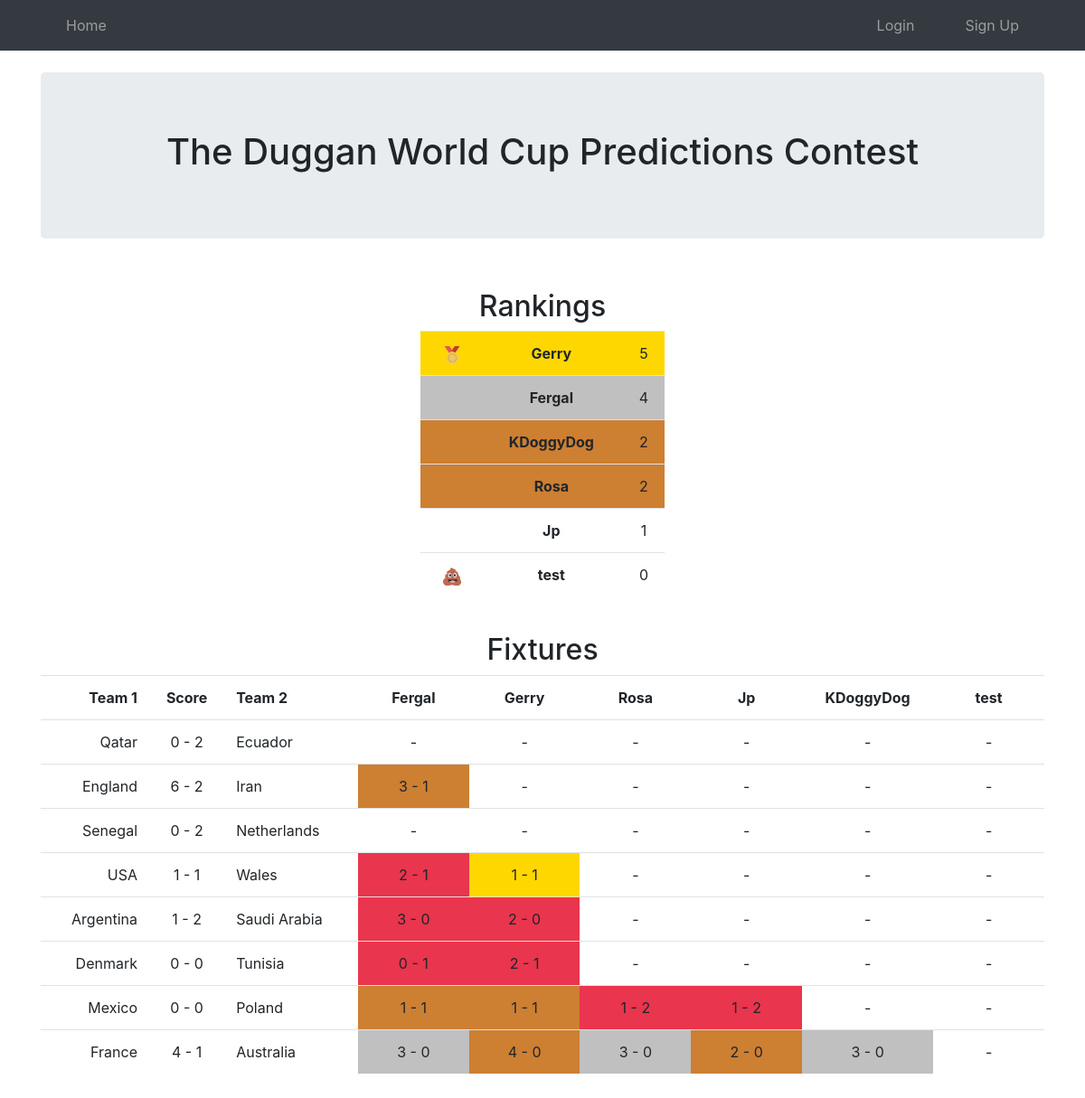
The page / on the database its author committed.
### src/models.py (models this page shows, shortened)
class User(UserMixin, db.Model):
    __tablename__ = "user"
    id: Mapped[int] = mapped_column(Integer, primary_key=True)
    username: Mapped[str] = mapped_column(String(100), unique=True, nullable=False)
    password: Mapped[str] = mapped_column(String(100), nullable=False)
    score: Mapped[int] = mapped_column(Integer, nullable=False, default=0)
    predictions: Mapped[list[Prediction]] = cast(Any, relationship(back_populates="user"))

class Fixture(db.Model):
    __tablename__ = "fixture"
    id: Mapped[int] = mapped_column(Integer, primary_key=True)
    team1: Mapped[str] = mapped_column(String(100), nullable=False)
    team2: Mapped[str] = mapped_column(String(100), nullable=False)
    is_finished: Mapped[bool] = mapped_column(Boolean, nullable=False, default=False)
    score1: Mapped[int | None] = mapped_column(Integer, nullable=True)
    score2: Mapped[int | None] = mapped_column(Integer, nullable=True)
    predictions: Mapped[list[Prediction]] = cast(Any, relationship(back_populates="fixture"))

### src/main.py (the view)
@main.route("/")
def index():
    users = db.session.query(User).order_by(User.score.desc(), User.username).all()
    df = get_summary_df()
    return render_template("index.html", users=users, df=df)

### src/main.py (called while the page is built)
def _predictions_by_fixture(predictions: list[Prediction]) -> dict[int, Prediction]:
    return {prediction.fixture_id: prediction for prediction in predictions}

def get_summary_df() -> pd.DataFrame:
    fixtures = db.session.query(Fixture).filter_by(is_finished=True).order_by(Fixture.id).all()
    users = db.session.query(User).order_by(User.id).all()
    columns = ["Team 1", "Score", "Team 2"] + [user.username for user in users]
    data = []
    prediction_maps = [_predictions_by_fixture(user.predictions) for user in users]
    for fixture in fixtures:
        row = [fixture.team1, (fixture.score1 if fixture.score1 is not None else "", fixture.score2 if fixture.score2 is not None else ""), fixture.team2]
        for prediction_map in prediction_maps:
            prediction = prediction_map.get(fixture.id)
            if prediction is None:
                row.append(("", ""))
            else:
                row.append((prediction.score1, prediction.score2))
        data.append(row)
    df = pd.DataFrame(data, columns=columns)
    return df

def sign(x):
    if x > 0:
        return 1
    if x == 0:
        return 0
    if x < 0:
        return -1

### src/templates/index.html (shortened to what this page needs)
{% extends "base.html" %}
{% block content %}
<br>
<div class="jumbotron">
    <h1 class="text-center">
        The Duggan World Cup Predictions Contest
    </h1>
</div>
<br>
<div class="container text-center" style="width: 300px">
    <h2>Rankings</h2>
    <table class="table">
        {% set scores = [] %}
        {% for user in users %}
            {% if scores.index(user.score) == 0 %}
                {% set class="points3" %}
            {% elif scores.index(user.score) == 1 %}
                {% set class="points2" %}
            {% elif scores.index(user.score) == 2 %}
                {% set class="points1" %}
            {% else %}
                {% set class="" %}
            {% endif %}
            <tr class="{{ class }}">
                <td>
                    {% if class == "points3" %}
                        <img src="static/gold-medal.png" height="20px" style="margin-left: 5px">
                    {% elif scores[-1] == user.score %}
                        <img src="static/poo.png" height="20px" style="margin-left: 5px">
                    {% endif %}
                </td>
                <th>{{ user.username }}</th>
                <td>{{ user.score }}</td>
            </tr>
        {% endfor %}
    </table>
</div>
<br>
<div class="text-center">
    <h2>Fixtures</h2>
    <table class="table">
        <tr>
            <th class="text-right">Team 1</th>
            <th class="text-center">Score</th>
            <th class="text-left">Team 2</th>
            {% for username in df.columns[3:] %}
                <th class="text-center" style="min-width:100px">{{ username }}</th>
            {% endfor %}
        </tr>
        {% for index, row in df.iterrows() %}
            <tr>
                <td class="text-right">{{ row["Team 1"] }}</td>
                <td class="text-center">{{ row["Score"][0] }} - {{ row["Score"][1] }}</td>
                <td class="text-left">{{ row["Team 2"] }}</td>
                {% for username in df.columns[3:] %}
                    {% if '' in row[username] %}
                        {% set class="" %}
                    {% elif '' in row["Score"] %}
                        {% set class="" %}
                    {% else %}
                        {% set predicted_gd = row[username][0] - row[username][1] %}
                        {% set actual_gd = row["Score"][0] - row["Score"][1] %}
                        {% if row[username] == row["Score"] %}
                            {% set class="points3" %}
                        {% elif predicted_gd == actual_gd != 0 %}
                            {% set class="points2" %}
                        {% elif sign(predicted_gd) == sign(actual_gd) %}
                            {% set class="points1" %}
                        {% else %}
                            {% set class="points0" %}
                        {% endif %}
                    {% endif %}
                    <td class="text-center {{ class }}">{{ row[username][0] }} - {{ row[username][1] }}</td>
                {% endfor %}
            </tr>
        {% endfor %}
    </table>
</div>
<br><br><br><br>
{% endblock %}

### src/templates/base.html (shortened to what this page needs)
<!DOCTYPE html>
<html>
<head>
    <link rel="stylesheet" href="https://cdn.jsdelivr.net/npm/bootstrap@4.0.0/dist/css/bootstrap.min.css">
</head>
<body>
    <nav class="navbar navbar-expand-lg navbar-dark bg-dark">
        <div class="container">
            <ul class="navbar-nav mr-auto">
                <li class="nav-item">
                    <a href="{{ url_for('main.index') }}" class="nav-link">
                        Home
                    </a>
                </li>
            </ul>
            <ul class="navbar-nav ml-auto">
                {% if not current_user.is_authenticated %}
                <li class="nav-item">
                    <a href="{{ url_for('auth.login') }}" class="nav-link">
                        Login
                    </a>
                </li>
                <li class="nav-item">
                    <a href="{{ url_for('auth.signup') }}" class="nav-link">
                        Sign Up
                    </a>
                </li>
                {% endif %}
            </ul>
        </div>
    </nav>
    <div class="container">
        {% block content %}
        {% endblock %}
    </div>
</body>
</html>

### src/templates/base.html (style rules this page uses)
li.nav-item { padding-left:20px; padding-right:20px }
.points3 { background-color: #FFD700; }
.points2 { background-color: #C0C0C0; }
.points1 { background-color: #CD7F32; }
.points0 { background-color: #e9354d; }

### rows shown on the page
User: username "Gerry", score "5", username "1", username "2", username "0", username "4"
User: username "Fergal", score "4", username "3", username "1", username "2", username "0"
User: username "KDoggyDog", score "2", username "3", username "0"
User: username "Rosa", score "2", username "1", username "2", username "3", username "0"
User: username "Jp", score "1", username "1", username "2", username "0"
User: username "test", score "0"
Fixture: team1 "Qatar", team2 "Ecuador"
Fixture: team1 "England", team2 "Iran"
Fixture: team1 "Senegal", team2 "Netherlands"
Fixture: team1 "USA", team2 "Wales"
Fixture: team1 "Argentina", team2 "Saudi Arabia"
Fixture: team1 "Denmark", team2 "Tunisia"
Fixture: team1 "Mexico", team2 "Poland"
Fixture: team1 "France", team2 "Australia"

### other values the page prints
{{ row["Score"][0] }} "0" "6" "0" "1" "1" "0" "0" "4"
{{ row["Score"][1] }} "2" "2" "2" "1" "2" "0" "0" "1"
